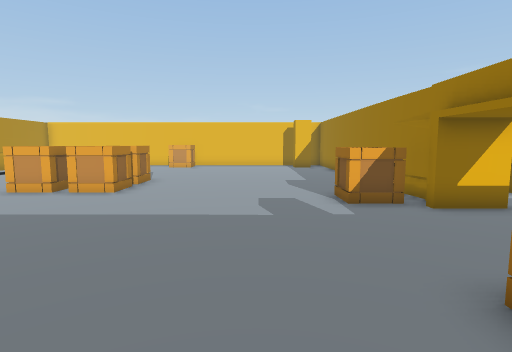
view 1 (above)

23 first-person views from a walk through a Unity game level. The camera is 1.5 m above the floor, tilts 6° down and sees 80° across. Doors are open. The floor is counted in squares, 1 m on a side. Each view is taken from the middle of a square. On the plan, view 1 faces up. The plan holds only what a view shows up to about 15 squares ahead; the rest is blank. The place goes on beyond the plan. Some animated figures are not drawn.

view 2
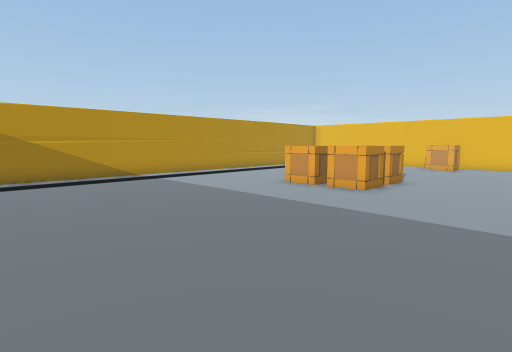

view 3
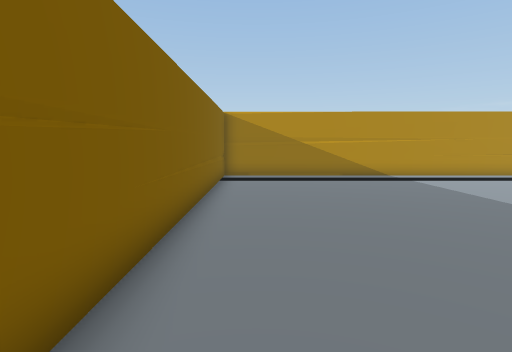

view 4
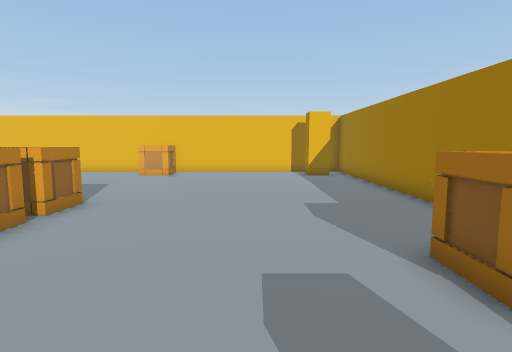

view 5
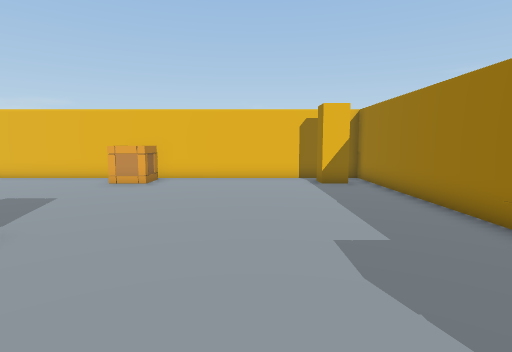

view 6
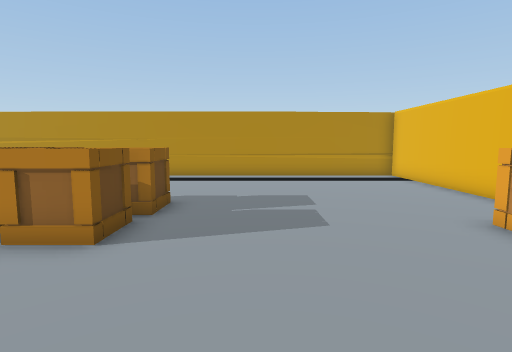

view 7
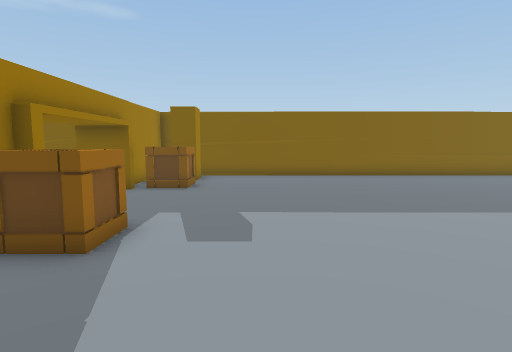

view 8
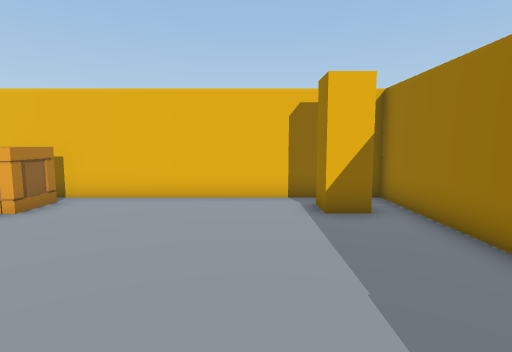

view 9
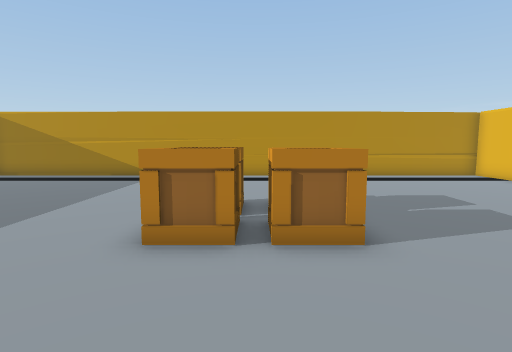

view 10
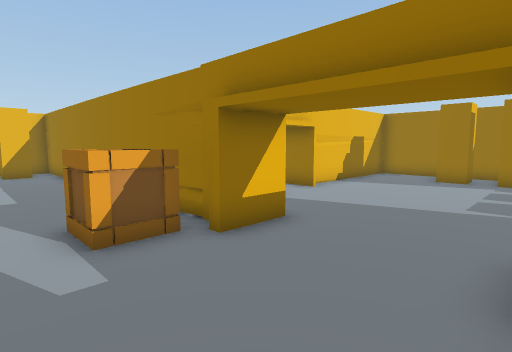

view 11
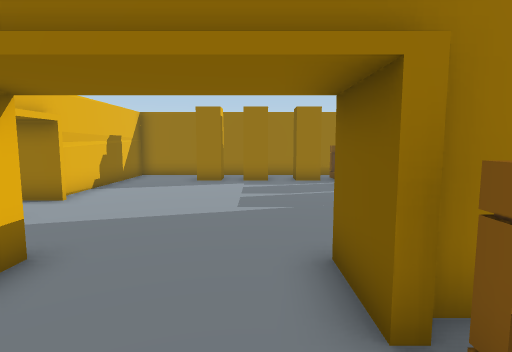

view 12
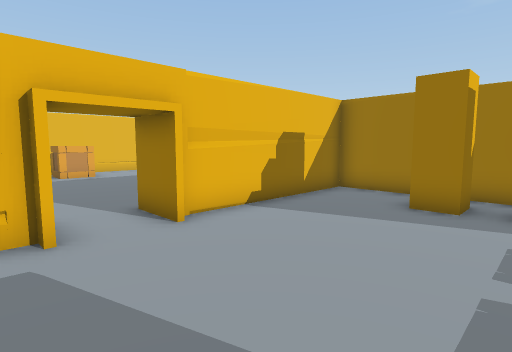

view 13
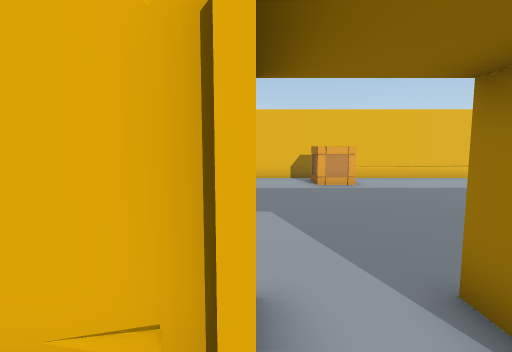

view 14
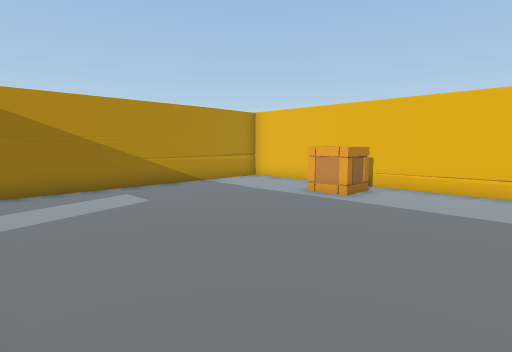

view 15
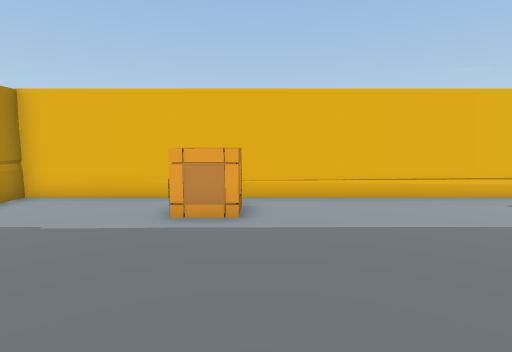

view 16
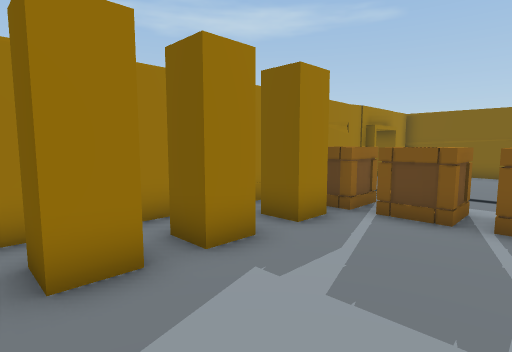

view 17
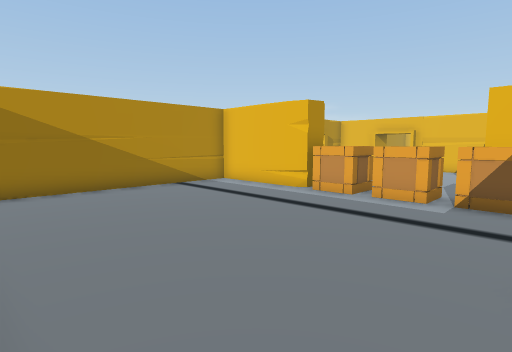

view 18
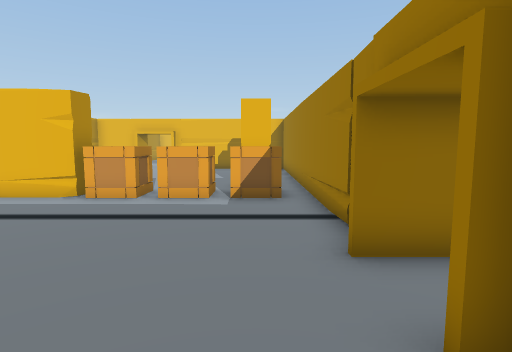

view 19
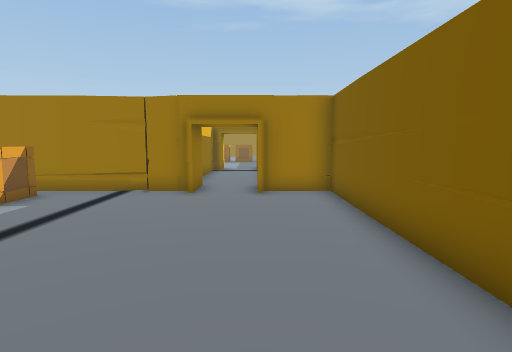

view 20
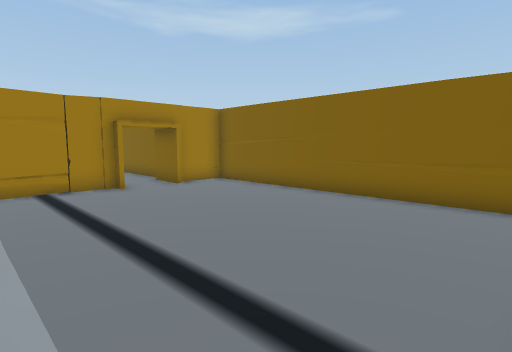

view 21
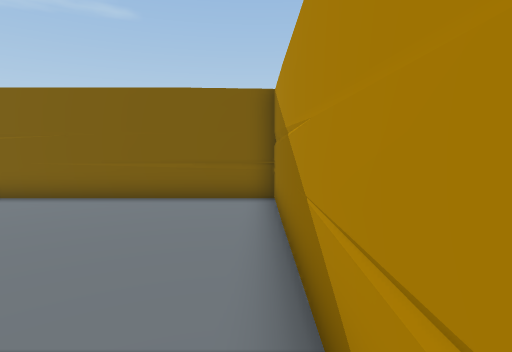

view 22
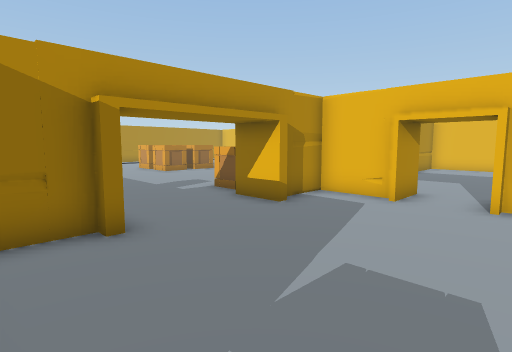

view 23
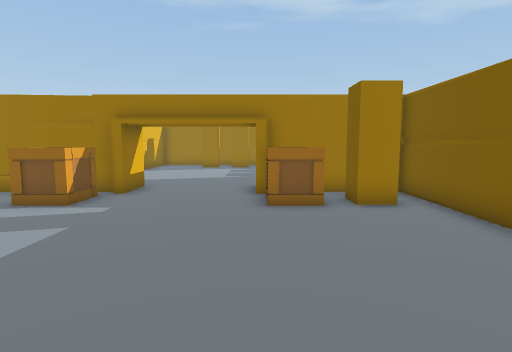

### Floor plan
Ten units are one square. View 1 is at (0, 0); x grows to the right and y downward. Boxes are objects, and circles mark ways between rooms. Rooms are numbered by the first view taken in them; rooms with no view inside come last. Other rooms are left out.
<svg viewBox="-150 -220 330 319">
<path fill="none" stroke="#000" d="M41 -70 41 -74M45 -73 45 -215 -145 -215 -145 15 45 15 45 -28M100 -5 100 5 55 5 55 94 167 94 167 71M73 -5 86 -5M55 -27 55 -14M162 49 167 49 167 -95 101 -95M41 -30 59 -30 59 -26M175 51 162 51M59 -70 41 -70M162 71 175 71M79 -95 55 -95 55 -77M80 -109 80 -91M75 -95 69 -95M100 -91 100 -109M175 -215 55 -215 55 -119"/>
<rect x="-85" y="-135" width="20" height="20" fill="#bbb"><title>crate</title></rect>
<rect x="-75" y="-105" width="20" height="10" fill="#bbb"><title>crate</title></rect>
<rect x="-65" y="-125" width="20" height="10" fill="#bbb"><title>crate</title></rect>
<rect x="-55" y="-115" width="10" height="20" fill="#bbb"><title>crate</title></rect>
<rect x="-55" y="-215" width="20" height="20" fill="#bbb"><title>crate</title></rect>
<rect x="25" y="-5" width="10" height="10" fill="#bbb"><title>other object</title></rect>
<rect x="25" y="-25" width="20" height="10" fill="#bbb"><title>crate</title></rect>
<rect x="25" y="-95" width="20" height="20" fill="#bbb"><title>crate</title></rect>
<rect x="25" y="-205" width="10" height="10" fill="#bbb"><title>other object</title></rect>
<rect x="105" y="-5" width="10" height="10" fill="#bbb"><title>crate</title></rect>
<rect x="125" y="-5" width="10" height="10" fill="#bbb"><title>crate</title></rect>
<rect x="145" y="-5" width="10" height="10" fill="#bbb"><title>crate</title></rect>
<rect x="145" y="-25" width="10" height="10" fill="#bbb"><title>other object</title></rect>
<rect x="145" y="-45" width="10" height="10" fill="#bbb"><title>other object</title></rect>
<rect x="145" y="-65" width="10" height="10" fill="#bbb"><title>other object</title></rect>
<rect x="95" y="-205" width="20" height="20" fill="#bbb"><title>crate</title></rect>
<circle cx="40" cy="-50" r="3" fill="#2a7"/>
<circle cx="90" cy="-100" r="3" fill="#2a7"/>
<text x="-50" y="-100">1</text>
<text x="110" y="0">2</text>
<text x="110" y="-160">3</text>
</svg>
Room 1 opens to room 2. Room 2 opens to room 3.

Where each view was taken, in squares from view 1:
view 1: 0 up, 0 right, facing up
view 2: 0 up, 0 right, facing up-left
view 3: 0 up, 0 right, facing left
view 4: 5 up, 0 right, facing up
view 5: 8 up, 0 right, facing up
view 6: 15 up, 0 right, facing left
view 7: 13 up, 0 right, facing down
view 8: 13 up, 1 right, facing up
view 9: 11 up, 0 right, facing left
view 10: 3 up, 1 right, facing up-right
view 11: 4 up, 2 right, facing right
view 12: 4 up, 7 right, facing up-right
view 13: 8 up, 8 right, facing up
view 14: 11 up, 16 right, facing up-left
view 15: 13 up, 12 right, facing up
view 16: 7 up, 11 right, facing down-right
view 17: 9 down, 16 right, facing up-left
view 18: 9 down, 15 right, facing up
view 19: 7 down, 7 right, facing right
view 20: 1 down, 6 right, facing down-right
view 21: 1 down, 6 right, facing down
view 22: 1 up, 11 right, facing up-left
view 23: 3 up, 5 left, facing right
